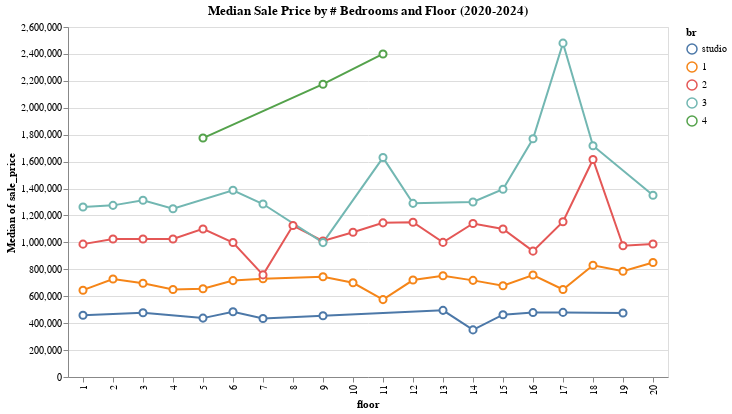

The notebook cell saved with this chart:
### Code cell
selection = alt.selection_point(fields=['br'], bind='legend')
color_order = ["studio", "1", "2", "3", "4"]

alt.Chart(source).mark_line(point=alt.OverlayMarkDef(filled=False, fill="white", size=50.0)).encode(
    alt.X(
        'floor:N',
    ),
    alt.Y('median(sale_price):Q'),
    alt.Color(
        'br:N',
        sort=color_order
    ).scale(),
    opacity=alt.condition(selection, alt.value(1), alt.value(0.1)),
    tooltip = ['floor:N','br:N','median(sale_price):Q', 'count(sale_price):Q']
).add_params(
    selection
).properties(
    width=600,
    height=350,
    title="Median Sale Price by # Bedrooms and Floor (2020-2024)"
).interactive()

### Figure 1 — Vega-Lite specification as saved in the notebook (floating-point values rounded to 4 significant figures; data arrays with more than 128 entries replaced by an {"elided": "..."} marker saying what was removed)
{"config": {"view": {"continuousWidth": 300, "continuousHeight": 300}}, "data": {"name": "data-9072626a9224225f916e9832f7f05555"}, "mark": {"type": "line", "point": {"fill": "white", "filled": false, "size": 50.0}}, "encoding": {"color": {"field": "br", "scale": {}, "sort": ["studio", "1", "2", "3", "4"], "type": "nominal"}, "opacity": {"condition": {"param": "param_148", "value": 1}, "value": 0.1}, "tooltip": [{"field": "floor", "type": "nominal"}, {"field": "br", "type": "nominal"}, {"aggregate": "median", "field": "sale_price", "type": "quantitative"}, {"aggregate": "count", "field": "sale_price", "type": "quantitative"}], "x": {"field": "floor", "type": "nominal"}, "y": {"aggregate": "median", "field": "sale_price", "type": "quantitative"}}, "height": 350, "params": [{"name": "param_148", "select": {"type": "point", "fields": ["br"]}, "bind": "legend"}, {"name": "param_149", "select": {"type": "interval", "encodings": ["x", "y"]}, "bind": "scales"}], "title": "Median Sale Price by # Bedrooms and Floor (2020-2024)", "width": 600, "$schema": "https://vega.github.io/schema/vega-lite/v5.17.0.json", "datasets": {"data-9072626a9224225f916e9832f7f05555": {"elided": "212 records"}}}
